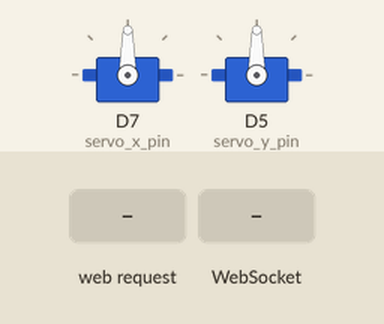
A sketch run on a simulated ESP8266 (NodeMCU). Parts: 2 × servo. Inputs (shaded band) come from the test bench. WiFi joins after 1.5 s; servers stay silent unless stated; what the sketch prints to the serial monitor is not drawn.

Above: at 3.0 s.
3.1 s: HTTP request GET /rotate received
At 3.27 s:
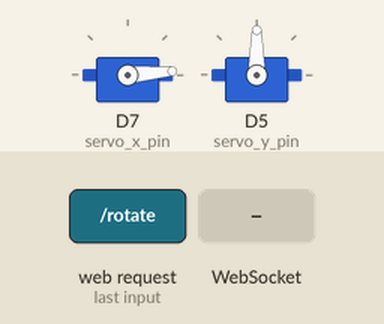
At 4.33 s:
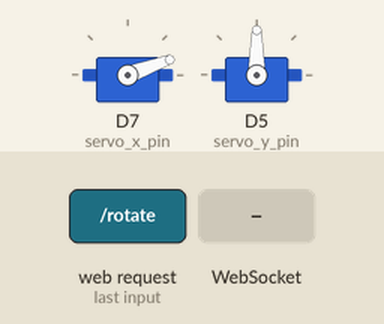
6.1 s: WebSocket text "1" received
At 6.44 s:
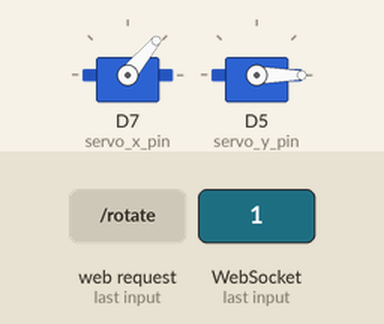
Timing chart, 0 to 27.4 s (numbered marks = the images above; inputs shaded):
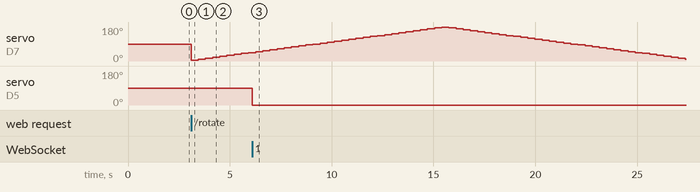

Measured:
- after the input at 3.1 s, servo on D7 (servo_x_pin): 90° → 5° at once, → 10° 0.35 s later, → 15° 0.35 s later, → 20° 0.35 s later, … (9 changes in this stretch)
- after the input at 6.1 s, servo on D5 (servo_y_pin): 90° → 0° at once

The sketch:

cctv.ino
```cpp
#include <ESP8266WiFi.h>
#include <ESP8266WebServer.h>
#include <Servo.h>
#include <WebSocketsServer.h>
#include <ArduinoJson.h>

ESP8266WebServer server(80);
WebSocketsServer webSocket = WebSocketsServer(81);

Servo servo_x;
Servo servo_y;

StaticJsonDocument<48> doc;

#define ssid "OPTIMUS-Access-Point"
#define password "123opop123"

#define servo_x_pin D7
#define servo_y_pin D5

String str_payload = "";
bool toggle_rotation = false;
unsigned long now_time = 0;

int servo_x_val = 0;
bool flag_x = true;

const char *html_content = "<!DOCTYPE html>\n"
                           "<html lang=\"en\">\n"
                           "\n"
                           "<head>\n"
                           "  <meta charset=\"UTF-8\">\n"
                           "  <meta name=\"viewport\" content=\"width=device-width, initial-scale=1.0\">\n"
                           "  <meta http-equiv=\"X-UA-Compatible\" content=\"ie=edge\">\n"
                           "  <title>\n"
                           "    Mousebot\n"
                           "  </title>\n"
                           "  <meta name=\"viewport\" content=\"user-scalable=no\">\n"
                           "\n"
                           "  <style>\n"
                           "    .btn{\n"
                           "      height: 3rem;\n"
                           "      width: 7rem;\n"
                           "      background-color: rgb(123, 212, 123);\n"
                           "      border: none;\n"
                           "      outline: none;\n"
                           "      transition: .3s;\n"
                           "      border-radius: 10px;\n"
                           "      color: yellow;\n"
                           "    }\n"
                           "    .btn:hover{\n"
                           "      background-color: rgb(93, 158, 93);\n"
                           "    }\n"
                           "    \n"
                           "  </style>\n"
                           "\n"
                           "</head>\n"
                           "\n"
                           "<body style=\"position: fixed; font-family: 'Gill Sans', 'Gill Sans MT', Calibri, 'Trebuchet MS', sans-serif ;\n"
                           "color:rgb(128, 128, 128);\n"
                           "font-size: xx-large;\">\n"
                           "  \n"
                           "  <div style=\"text-align: center;\">\n"
                           "    <button class=\"btn\" onclick=\"toggle_rotation()\">\n"
                           "      <b>Rotation</b>\n"
                           "    </button>\n"
                           "  </div>\n"
                           "\n"
                           "  <canvas id=\"canvas\" name=\"game\"></canvas> \n"
                           "\n"
                           "  <script>\n"
                           "    let Socket = new WebSocket('ws://' + window.location.hostname + ':81/');\n"
                           "    function send(x, y) {\n"
                           "      data = {\n"
                           "        'x': x,\n"
                           "        'y': y\n"
                           "      }\n"
                           "      Socket.send(JSON.stringify(data));\n"
                           "    }\n"
                           "  </script>\n"
                           "  <script>\n"
                           "    var canvas, ctx;\n"
                           "    window.addEventListener('load', () => {\n"
                           "      canvas = document.getElementById('canvas');\n"
                           "      ctx = canvas.getContext('2d');\n"
                           "      resize();\n"
                           "\n"
                           "      document.addEventListener('mousedown', startDrawing);\n"
                           "      document.addEventListener('mouseup', stopDrawing);\n"
                           "      document.addEventListener('mousemove', Draw);\n"
                           "\n"
                           "      document.addEventListener('touchstart', startDrawing);\n"
                           "      document.addEventListener('touchend', stopDrawing);\n"
                           "      document.addEventListener('touchcancel', stopDrawing);\n"
                           "      document.addEventListener('touchmove', Draw);\n"
                           "      window.addEventListener('resize', resize);\n"
                           "    });\n"
                           "\n"
                           "    var width, height, radius, x_orig, y_orig;\n"
                           "\n"
                           "    function resize() {\n"
                           "      width = window.innerWidth;\n"
                           "      radius = 200;\n"
                           "      height = radius * 6.5;\n"
                           "      ctx.canvas.width = width;\n"
                           "      ctx.canvas.height = height;\n"
                           "      background();\n"
                           "      joystick(width / 2, height / 3);\n"
                           "    }\n"
                           "\n"
                           "    let btn_toggle = true;\n"
                           "\n"
                           "    function toggle_rotation(){\n"
                           "      var xmlHttp = new XMLHttpRequest();\n"
                           "      xmlHttp.open(\"GET\", \"/rotate\", true);\n"
                           "      xmlHttp.send(null);\n"
                           "\n"
                           "      btn_toggle = !btn_toggle;\n"
                           "    }\n"
                           "\n"
                           "    function background() {\n"
                           "      x_orig = width / 2;\n"
                           "      y_orig = height / 3;\n"
                           "\n"
                           "      ctx.beginPath();\n"
                           "      ctx.arc(x_orig, y_orig, radius + 20, 0, Math.PI * 2, true);\n"
                           "      ctx.fillStyle = '#ECE5E5';\n"
                           "      ctx.fill();\n"
                           "    }\n"
                           "\n"
                           "    function joystick(width, height) {\n"
                           "      ctx.beginPath();\n"
                           "      ctx.arc(width, height, radius, 0, Math.PI * 2, true);\n"
                           "      ctx.fillStyle = '#F08080';\n"
                           "      ctx.fill();\n"
                           "      ctx.strokeStyle = '#F6ABAB';\n"
                           "      ctx.lineWidth = 8;\n"
                           "      ctx.stroke();\n"
                           "    }\n"
                           "\n"
                           "    let coord = {\n"
                           "      x: 0,\n"
                           "      y: 0\n"
                           "    };\n"
                           "    let paint = false;\n"
                           "\n"
                           "    function getPosition(event) {\n"
                           "      var mouse_x = event.clientX || event.touches[0].clientX;\n"
                           "      var mouse_y = event.clientY || event.touches[0].clientY;\n"
                           "      coord.x = mouse_x - canvas.offsetLeft;\n"
                           "      coord.y = mouse_y - canvas.offsetTop;\n"
                           "    }\n"
                           "\n"
                           "    function is_it_in_the_circle() {\n"
                           "      var current_radius = Math.sqrt(Math.pow(coord.x - x_orig, 2) + Math.pow(coord.y - y_orig, 2));\n"
                           "      if (radius >= current_radius) return true\n"
                           "      else return false\n"
                           "    }\n"
                           "\n"
                           "    function startDrawing(event) {\n"
                           "      paint = true;\n"
                           "      getPosition(event);\n"
                           "      if (is_it_in_the_circle()) {\n"
                           "        ctx.clearRect(0, 0, canvas.width, canvas.height);\n"
                           "        background();\n"
                           "        joystick(coord.x, coord.y);\n"
                           "        Draw();\n"
                           "      }\n"
                           "    }\n"
                           "\n"
                           "    function stopDrawing() {\n"
                           "      paint = false;\n"
                           "    }\n"
                           "\n"
                           "    function Draw(event) {\n"
                           "      if (paint) {\n"
                           "        ctx.clearRect(0, 0, canvas.width, canvas.height);\n"
                           "        background();\n"
                           "        var angle_in_degrees, x, y, speed;\n"
                           "        var angle = Math.atan2((coord.y - y_orig), (coord.x - x_orig));\n"
                           "        if (Math.sign(angle) == -1) {\n"
                           "          angle_in_degrees = Math.round(-angle * 180 / Math.PI);\n"
                           "        } else {\n"
                           "          angle_in_degrees = Math.round(360 - angle * 180 / Math.PI);\n"
                           "        }\n"
                           "        if (is_it_in_the_circle()) {\n"
                           "          joystick(coord.x, coord.y);\n"
                           "          x = coord.x;\n"
                           "          y = coord.y;\n"
                           "        } else {\n"
                           "          x = radius * Math.cos(angle) + x_orig;\n"
                           "          y = radius * Math.sin(angle) + y_orig;\n"
                           "          joystick(x, y);\n"
                           "        }\n"
                           "        getPosition(event);\n"
                           "        var speed = Math.round(100 * Math.sqrt(Math.pow(x - x_orig, 2) + Math.pow(y - y_orig, 2)) / radius);\n"
                           "        var y_relative = Math.round(x - x_orig);\n"
                           "        var x_relative = Math.round(y - y_orig);\n"
                           "        if(x_relative % 2 == 0 && y_relative % 2 == 0){\n"
                           "          send(500 + (y_relative+200)*5, 500 + (x_relative+200)*5);\n"
                           "        }\n"
                           "      }\n"
                           "    }\n"
                           "  </script>\n"
                           "</body>\n"
                           "</html><br>\n";

void main_page() {
  server.send(200, "text/html", html_content);
}

void auto_rotate() {
  toggle_rotation = ! toggle_rotation;
  server.send(200, "text/plain", "");
}


void webSocketEvent(uint8_t num, WStype_t type, uint8_t * payload, size_t length) {
  if (type == WStype_TEXT) {
    str_payload = String((char *)payload);
    deserializeJson(doc, str_payload);
    if(!toggle_rotation) servo_x.writeMicroseconds(doc["x"]);
    servo_y.writeMicroseconds(doc["y"]);
  }
}


void setup() {

  servo_x.attach(servo_x_pin);
  servo_y.attach(servo_y_pin);

  servo_x.write(90);
  servo_y.write(90);

  delay(300);

  Serial.begin(115200);
  WiFi.mode(WIFI_STA);
  WiFi.begin(ssid, password);

  while (WiFi.status() != WL_CONNECTED) {
    delay(500);
    Serial.print(".");
  }

  Serial.println("");
  Serial.println("WiFi connected");
  Serial.println("IP address: ");
  Serial.println(WiFi.localIP());

  server.on("/", main_page);
  server.on("/rotate", auto_rotate);

  server.begin();
  webSocket.begin();
  webSocket.onEvent(webSocketEvent);

  Serial.println("Server listening");
}


void rotate_servo_x() {
  if (servo_x_val >= 180) {
    servo_x_val = 180;
    flag_x = false;
  }
  else if (servo_x_val <= 0) {
    servo_x_val = 0;
    flag_x = true;
  }
  if (flag_x) {
    servo_x_val += 5;
  }
  else {
    servo_x_val -= 5;
  }
  servo_x.write(servo_x_val);
}


void loop() {
  webSocket.loop();
  server.handleClient();

  if (toggle_rotation) {
    if ((millis() - now_time) > 350) {
      rotate_servo_x();
      now_time = millis();
    }
  }

}
```
